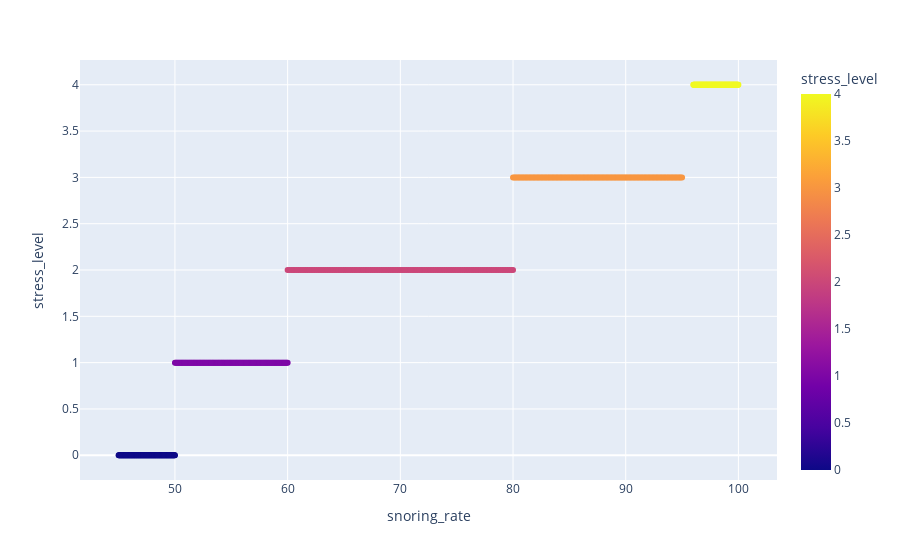

This figure's notebook cell:
### Code cell
figure[7]

### Figure 1 — Plotly figure (JSON) as saved in the notebook; plotly's stock layout.template omitted (floating-point values rounded to 4 significant figures; data arrays with more than 128 entries replaced by an {"elided": "..."} marker saying what was removed)
{"data": [{"hovertemplate": "snoring_rate=%{x}<br>stress_level=%{marker.color}<extra></extra>", "legendgroup": "", "marker": {"color": {"elided": "630 int values"}, "coloraxis": "coloraxis", "symbol": "circle"}, "mode": "markers", "name": "", "orientation": "v", "showlegend": false, "type": "scatter", "x": {"elided": "630 float values"}, "xaxis": "x", "y": {"elided": "630 int values"}, "yaxis": "y"}], "layout": {"coloraxis": {"colorbar": {"title": {"text": "stress_level"}}, "colorscale": [[0, "#0d0887"], [0.1111, "#46039f"], [0.2222, "#7201a8"], [0.3333, "#9c179e"], [0.4444, "#bd3786"], [0.5556, "#d8576b"], [0.6667, "#ed7953"], [0.7778, "#fb9f3a"], [0.8889, "#fdca26"], [1, "#f0f921"]]}, "legend": {"tracegroupgap": 0}, "margin": {"t": 60}, "xaxis": {"anchor": "y", "domain": [0, 1], "title": {"text": "snoring_rate"}}, "yaxis": {"anchor": "x", "domain": [0, 1], "title": {"text": "stress_level"}}}}
